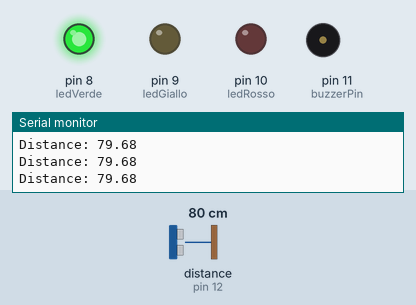
Bench run of a sketch on a simulated Arduino Uno, built with avr-gcc and run on an emulated ATmega328P. Shown: output pins drawn as LEDs (lit = HIGH), buzzer (waves = sounding), the last lines printed to the serial monitor. Wiring (inferred from the names in the program): ultrasonic range finder: trigger pin 13; echo pin 12. The inputs (shaded band) are chosen by the test bench; at power-on: distance to the obstacle (sensor on pin 12) 80 cm. The echo pulse lasts 58.3 µs per cm; pins used as bus, display or sensor lines are not drawn.

Above: at 1.2 s.
1.3 s: distance to the obstacle (sensor on pin 12) set to 53 cm
4.3 s: distance to the obstacle (sensor on pin 12) set to 48 cm
At 5.0 s:
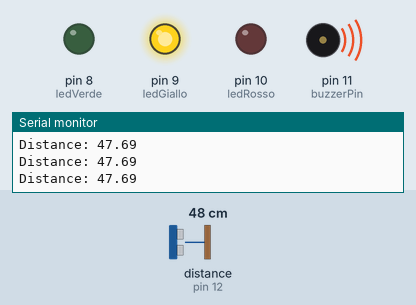
5.8 s: distance to the obstacle (sensor on pin 12) set to 17 cm
7.3 s: distance to the obstacle (sensor on pin 12) set to 14 cm
At 7.8 s:
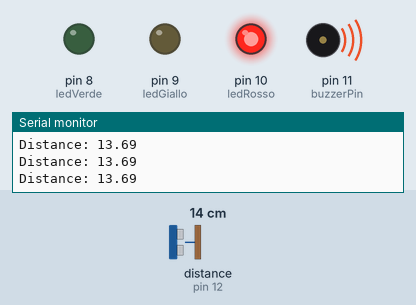
8.8 s: distance to the obstacle (sensor on pin 12) set to 18 cm
At 9.9 s:
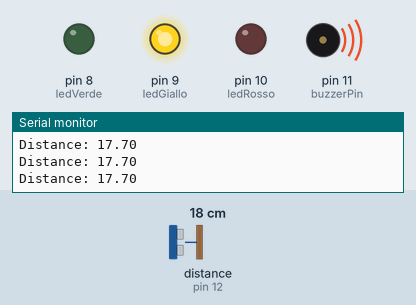
10.3 s: distance to the obstacle (sensor on pin 12) set to 2 cm
At 10.9 s:
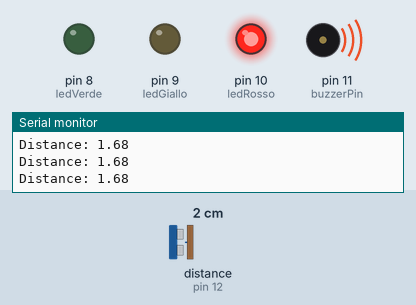
Timing chart, 0 to 12.8 s (numbered marks = the images above; inputs shaded):
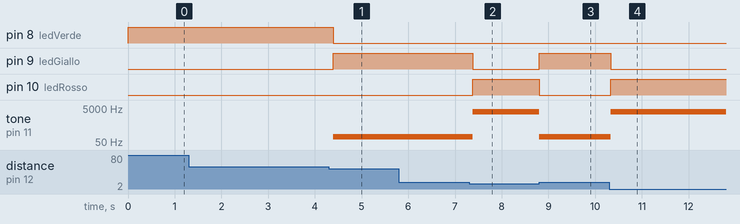

Measured:
- the behaviour switches between 51 and 50 cm on distance to the obstacle (sensor on pin 12) (found by bisection; images 0 and 1)
- the behaviour switches between 16 and 15 cm on distance to the obstacle (sensor on pin 12) (found by bisection; images 1 and 2)
- after the input at 4.3 s, pin 8 (ledVerde): HIGH → LOW after 0.10 s; pin 9 (ledGiallo): LOW → HIGH after 0.10 s; tone on pin 11 (buzzerPin): silent → 100 Hz after 0.10 s
- after the input at 7.3 s, pin 9 (ledGiallo): HIGH → LOW after 0.08 s; pin 10 (ledRosso): LOW → HIGH after 0.08 s; tone on pin 11 (buzzerPin): 100 Hz → 3000 Hz after 0.08 s
- after the input at 8.8 s, pin 9 (ledGiallo): LOW → HIGH at once; pin 10 (ledRosso): HIGH → LOW at once; tone on pin 11 (buzzerPin): 3000 Hz → 100 Hz at once
- after the input at 10.3 s, pin 9 (ledGiallo): HIGH → LOW at once; pin 10 (ledRosso): LOW → HIGH at once; tone on pin 11 (buzzerPin): 100 Hz → 3000 Hz at once

The sketch:

sensoreDistanzaSemaforoSonoro.ino
```cpp
const int triggerPin = 13;
const int ecoPin = 12;
const int buzzerPin = 11;
float distance, duration;
const int soglia = 15;
const int ledRosso = 10;
const int ledGiallo = 9;
const int ledVerde = 8;

void setup() {
  pinMode(triggerPin, OUTPUT);
  pinMode(ecoPin, INPUT);
  pinMode(ledRosso, OUTPUT);
  Serial.begin(9600);
  Serial.println("Avvio sensore ... ");
}

void loop() {
  digitalWrite(triggerPin, LOW);
  delayMicroseconds(2);
  digitalWrite(triggerPin, HIGH);
  delayMicroseconds(10);
  digitalWrite(triggerPin, LOW);
  duration = pulseIn(ecoPin, HIGH, 30000);

  distance = (duration * .0343)/2;
  if(distance > 0) {
    if(distance <= soglia) {
    tone(buzzerPin, 3000);
    analogWrite(ledRosso, 255);
    analogWrite(ledGiallo, 0);
    analogWrite(ledVerde, 0);
  } else if (distance > soglia && distance <= 50){
    tone(buzzerPin, 100);
    analogWrite(ledRosso, 0);
    analogWrite(ledGiallo, 255);
    analogWrite(ledVerde, 0);
    } else if ( distance > 50 ) {
    noTone(buzzerPin);
    analogWrite(ledRosso, 0);
    analogWrite(ledGiallo, 0);
    analogWrite(ledVerde, 255);
    }
  }
  Serial.print("Distance: ");
  Serial.println(distance);
  delay(100);
}
```
